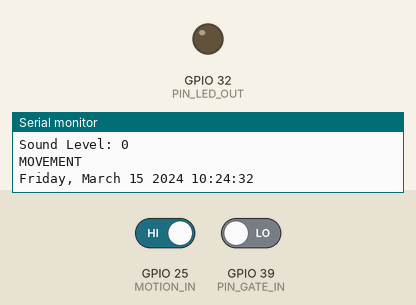
Recording of a program running on a simulated ESP32. Shown: output pins drawn as LEDs (lit = HIGH), the last lines printed to the serial monitor. The inputs (shaded band) are chosen by the test bench; at power-on: GPIO 39 (PIN_GATE_IN) LOW, GPIO 25 (MOTION_IN) HIGH. WiFi joins after 1.5 s; servers stay silent unless stated; the local clock reads 2024-03-15 10:24:30 at power-on unless the program sets it.

Above: at 2.7 s.
2.8 s: GPIO 39 (PIN_GATE_IN) driven HIGH
4.7 s: GPIO 39 (PIN_GATE_IN) driven LOW
At 7.2 s:
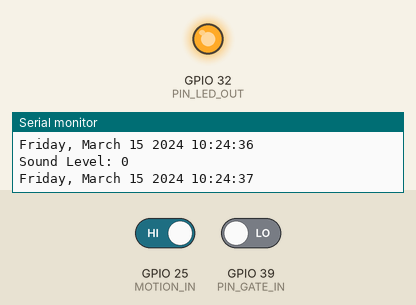
7.5 s: GPIO 25 (MOTION_IN) driven LOW and GPIO 39 (PIN_GATE_IN) driven HIGH
At 8.9 s:
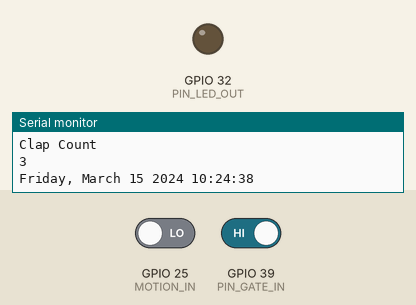
Timing chart, 0 to 10.5 s (numbered marks = the images above; inputs shaded):
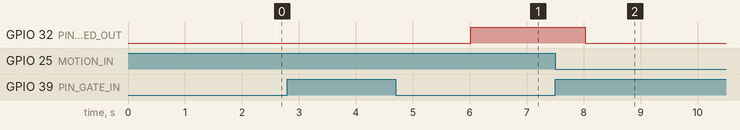

Measured:
- after the input at 4.7 s, GPIO 32 (PIN_LED_OUT): LOW → HIGH after 1.3 s
- after the input at 7.5 s, GPIO 32 (PIN_LED_OUT): HIGH → LOW after 0.53 s

The program:

main.cpp
```cpp
#include <Arduino.h>
#include <WiFi.h>
#include <Firebase_ESP_Client.h>
#include <chrono>
#include "time.h"

//Provide the token generation process info.
#include "addons/TokenHelper.h"

//Provide the RTDB payload printing info and other helper functions.
#include "addons/RTDBHelper.h"

/* 1. Define the WiFi credentials */
#define WIFI_SSID "UCInet Mobile Access"

#define NTP_SERVER "north-america.pool.ntp.org"

// For the following credentials, see examples/Authentications/SignInAsUser/EmailPassword/EmailPassword.ino

/* 2. Define the API Key */
#define API_KEY "AIzaSyD3lmzl4K15azVc7AUFx1FLAHLzTiHHbUo"

/* 3. Define the RTDB URL */
#define DATABASE_URL "https://cs147-99c39-default-rtdb.firebaseio.com/" //<databaseName>.firebaseio.com or <databaseName>.<region>.firebasedatabase.app

/* 4. Define the user Email and password that alreadey registerd or added in your project */
#define USER_EMAIL ""
#define USER_PASSWORD ""

#define PIN_GATE_IN 39
#define IRQ_GATE_IN  0
#define PIN_LED_OUT 32
#define PIN_ANALOG_IN 33
#define MOTION_IN 25


// Define Firebase Data object
FirebaseData fbdo;

FirebaseAuth auth;
FirebaseConfig config;
unsigned long sendDataPrevMillis = 0;

//For getting time with ntp
const long  gmtOffset_sec = -28800;
const int   daylightOffset_sec = 3600;

bool signupOK = false;

unsigned long start_time = 0; // Traffic light timer.
unsigned long motion_timer = 0;

int clap_count = 0;
bool light_on = false;
bool activity = false;
int motion = 0;
unsigned int motion_count = 0;
int milliwatt_min = 0;
int moving = 0;

void printLocalTime()
{
  struct tm timeinfo;
  if(!getLocalTime(&timeinfo)){
    Serial.println("Failed to obtain time");
    return;
  }
  Serial.println(&timeinfo, "%A, %B %d %Y %H:%M:%S");
}

std::string date(){
  struct tm timeinfo;
  if(!getLocalTime(&timeinfo)){
    Serial.println("Failed to obtain time");
    return "Failed to obtain time";
  }
  static char timeString[12]; // Buffer to hold the formatted time string
  snprintf(timeString, sizeof(timeString), "%04d-%02d-%02d", timeinfo.tm_year + 1900, timeinfo.tm_mon + 1, timeinfo.tm_mday);
  return std::string(timeString);
}

std::string getLocalTimeAsString()
{
  struct tm timeinfo;
  if(!getLocalTime(&timeinfo)){
    Serial.println("Failed to obtain time");
    return "Failed to obtain time";
  }
  static char timeString[9]; // Buffer to hold the formatted time string
  strftime(timeString, sizeof(timeString), "%H:%M:%S", &timeinfo);
  return std::string(timeString);
}


void setup()
{
  Serial.begin(115200);

  // configure input to interrupt
  pinMode(PIN_GATE_IN, INPUT);

  //  Configure LED pin as output
  pinMode(PIN_LED_OUT, OUTPUT);
  pinMode(MOTION_IN, INPUT);

  // Display status
  Serial.println("Initialized");

  WiFi.begin(WIFI_SSID);
  Serial.print("Connecting to Wi-Fi");
  while (WiFi.status() != WL_CONNECTED)
  {
    Serial.print(".");
    delay(300);
  }
  Serial.println();
  Serial.print("Connected with IP: ");
  Serial.println(WiFi.localIP());
  Serial.println();

  configTime(gmtOffset_sec, daylightOffset_sec, NTP_SERVER);
  printLocalTime();

  Serial.printf("Firebase Client v%s\n\n", FIREBASE_CLIENT_VERSION);

  /* Assign the api key (required) */
  config.api_key = API_KEY;

  /* Assign the RTDB URL (required) */
  config.database_url = DATABASE_URL;

  if (Firebase.signUp(&config, &auth, "", "")){
    Serial.println("ok");
    signupOK = true;
  }
  else{
    Serial.printf("%s\n", config.signer.signupError.message.c_str());
  }

  /* Assign the callback function for the long running token generation task */
  config.token_status_callback = tokenStatusCallback; // see addons/TokenHelper.h

  /* Assign the callback function for the long running token generation task */
  config.token_status_callback = tokenStatusCallback; //see addons/TokenHelper.h

  Firebase.begin(&config, &auth);
  Firebase.reconnectWiFi(true);
}

void loop()
{
  int value;
  value = digitalRead(PIN_GATE_IN);

  Serial.print("Sound Level: ");
  Serial.println(value);
  if (value == 1){
    clap_count++;
    Serial.println("Clap Count");
    Serial.println(clap_count);
  }


  if (millis() - start_time > 2000){
    start_time = millis();
    if (clap_count >= 2 && clap_count <= 4){
      if (light_on == false){
        digitalWrite(PIN_LED_OUT, HIGH);
        Serial.println("LIGHT ON");
        clap_count = 0;
        light_on = true;
      }
      else{
        digitalWrite(PIN_LED_OUT,LOW);
        Serial.println("LIGHT OFF");
        clap_count = 0;
        light_on = false;

      }
    }
    else{
      clap_count = 0;
    }
  }

  if(millis() - motion_timer > 1000){
    motion_timer = millis();

    if (light_on){
      milliwatt_min += 14;
    }

    if (digitalRead(MOTION_IN) == 0){
      motion_count++;
    }
    else{
      Serial.println("MOVEMENT");
      moving++;
      motion_count = 0;
      activity = true;
    }
  }

  //if no motion detected after 5 counts then turn off led
  if (motion_count >= 10){
    motion_count = 0;
    activity = false;
    digitalWrite(PIN_LED_OUT,LOW);
    light_on = false;
  }

  //FIREBASE UPLOADINg
  if (Firebase.ready() && signupOK && (millis() - sendDataPrevMillis > 60000)){
    sendDataPrevMillis = millis();
    // Write an Int number on the database path test/int

    //MAKING PATH FOR DATE and TIME
    std::string dateTime = date();
    dateTime = dateTime + "/";
    dateTime = dateTime + getLocalTimeAsString();

    // int power_usage = 0;
    // if (light_on){
    //   power_usage = 50;
    // }

    motion = digitalRead(MOTION_IN);

    //PATH FOR POWER USAGE
    std::string power_str = dateTime + "/power_usage";

    //PATH FOR MOTION ACTIVITY
    std::string motion_str = dateTime + "/activity_detected";


    //UPLOADING POWER USAGE
    if (Firebase.RTDB.setInt(&fbdo, power_str.c_str(), milliwatt_min)){
      Serial.println("POWER PASSED");
      milliwatt_min = 0;
    }
    else {
      Serial.println("POWER FAILED");
      Serial.println(fbdo.errorReason());
    }

    //UPLOADING MOTION ACTIVITY
    if (Firebase.RTDB.setInt(&fbdo, motion_str.c_str(), moving)){
      Serial.println("ACTIVITY PASSED");
      moving = 0;
    }
    else {
      Serial.println("ACTIVITY FAILED");
      Serial.println(fbdo.errorReason());
    }
  }
  printLocalTime();
  // pause for 1 second
  delay(250);
}
```
